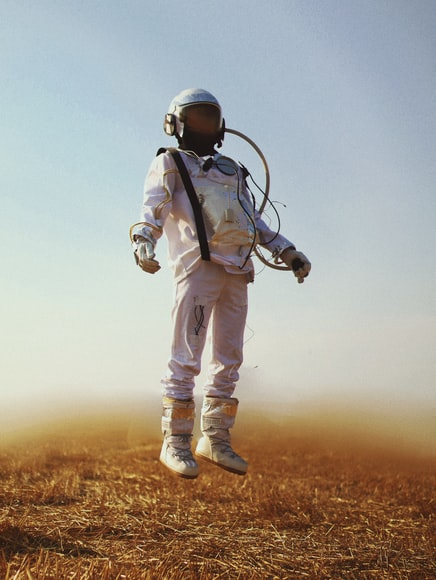
#> input picture astronaut.jpeg, 436 x 580 px
$ jupyter execute index.ipynb
#> lines starting #> are read from the running program, lines starting #| are printed output that depends on the picture; after the words box and inside, x2 and y2 are one past the last pixel; in counts of white or black regions, pixels touching at a corner belong together
[cell 1]
import numpy as np
from skimage import io, color, img_as_ubyte, data
from matplotlib import pyplot as plt

### Image Bit Slicing Plane
---
* Read and display image to operate on
* Next we convert the image to its grayscale version so that each pixel can correspond to its image plane.
For instance a pixel value of `128` will correspond 8 bits string `10000000`

[cell 2]
img = io.imread('./astronaut.jpeg')
#> img is the input picture: shape (580, 436, 3); mean R, G, B 165.5, 158.3, 148.2
img_gray = color.rgb2gray(img)
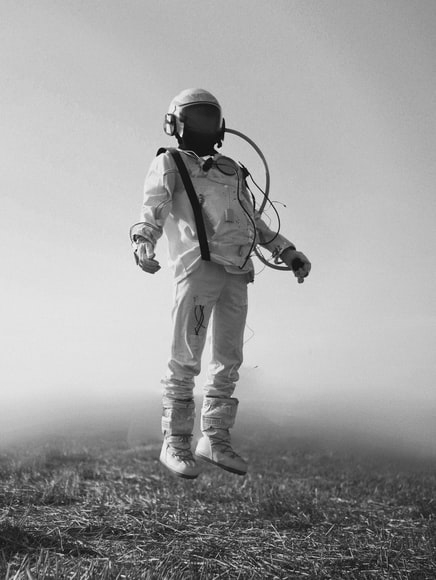
#> img_gray: shape (580, 436) float64; min 0, max 0.992, mean 0.624
img_gray = img_as_ubyte(img_gray)

fig,ax = plt.subplots(1,2, figsize=(14,7))

ax[0].imshow(img);
ax[0].set_title('Original Image')
ax[0].axis('off')

ax[1].imshow(img_gray,cmap='gray')
ax[1].set_title('Grayscale version');
ax[1].axis('off')

fig.savefig('output/img_a',bbox_inches='tight')
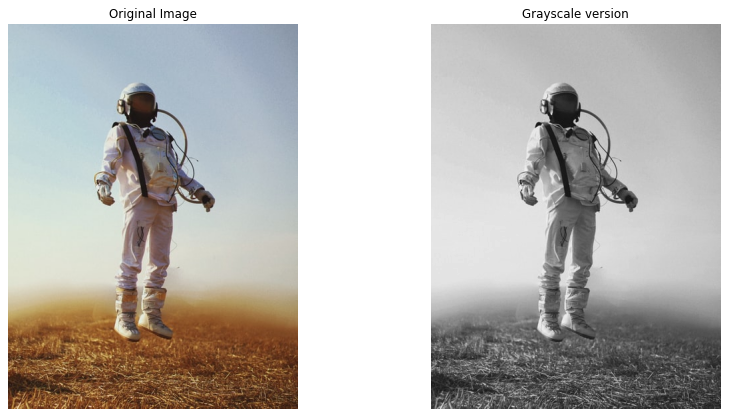
#> figure drawn by matplotlib, 2 panels

[cell 3]
# helpers
#  1
def convert_pixel_to_bits(pixel):
    binary = [int(x) for x in bin(pixel)[2:] ]

    # extend binary to match 8 bit
    for size in range(8-len(binary)):
        binary.append(0)

    return binary


# 2
planes = [np.zeros(img_gray.shape) for i in range(8) ]

#
for i in range(img_gray.shape[0]):
    for j in range(img_gray.shape[1]):
        pixel = img_gray[i,j]
        bits = convert_pixel_to_bits(pixel)


        # update each plane
        for idx in range(len(bits)):
            planes[idx][i,j] = bits[idx]


# dipslay results
fig,ax = plt.subplots(2,4,figsize=(30,10))

idx = 0
for i in range(2):
    for j in range(4):
        ax[i,j].imshow(planes[idx], cmap='gray')
        ax[i,j].set_title('Plane {}'.format(idx))
        ax[i,j].axis('off')

        idx += 1

fig.savefig('output/img_b',bbox_inches='tight')
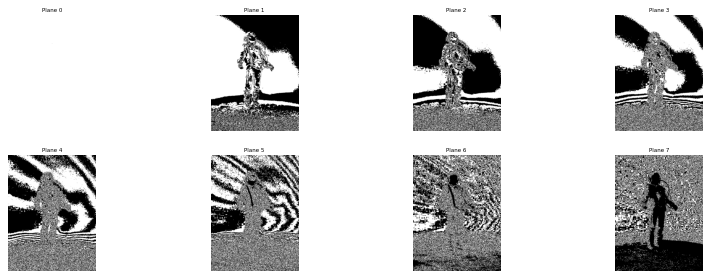
#> figure drawn by matplotlib, 8 panels

----
To approximate the grayscale version, we sum up few bit planes and show the results below

---

[cell 4]
img2 = np.zeros(img_gray.shape)

for idx in [1,2,5,6,7]:
    img2 = img2 + planes[idx]
#> this loop made 5 passes
#> pass 1, `img2 = img2 + planes[idx]`:
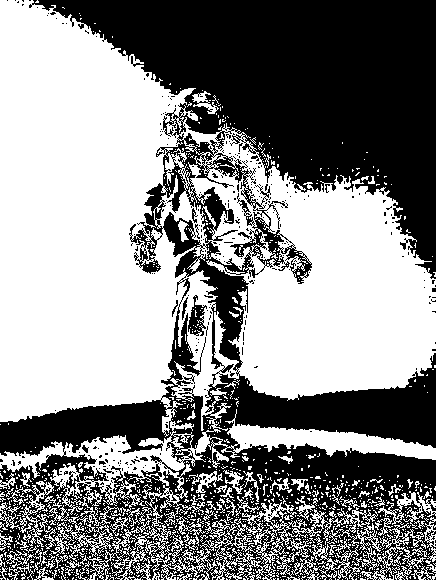
#> img2: shape (580, 436) float64; values 0 (black) and 1 (white), 53.8% white; 337 black regions (324 under 20 px), largest, box (x1, y1, x2, y2) and area: (0, 0, 436, 580) 115273, (188, 295, 207, 336) 377, (182, 297, 188, 320) 56
#> pass 2, `img2 = img2 + planes[idx]`:
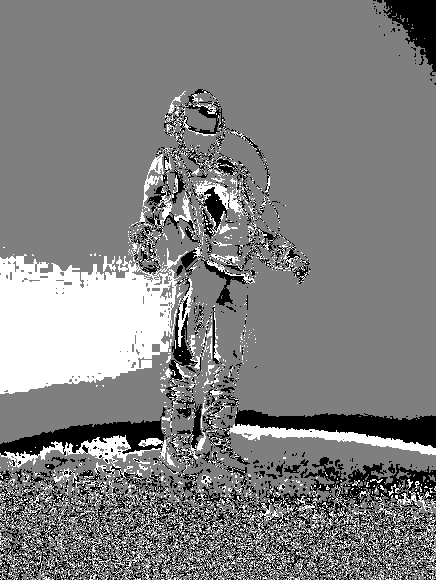
#> img2: shape (580, 436) float64; min 0, max 2, mean 1.01; drawn with min black and max white
#> pass 3, `img2 = img2 + planes[idx]`:
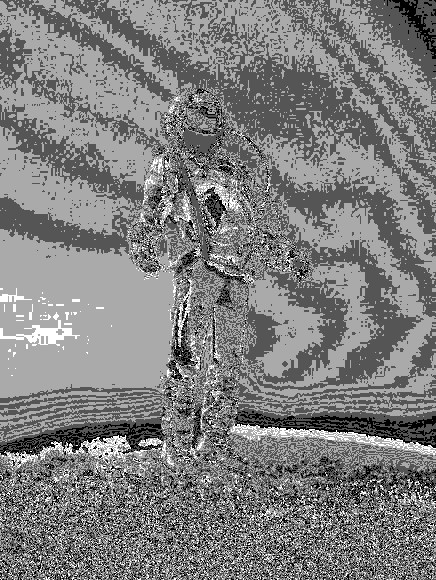
#> img2: shape (580, 436) float64; min 0, max 3, mean 1.5; drawn with min black and max white
#> after the loop:
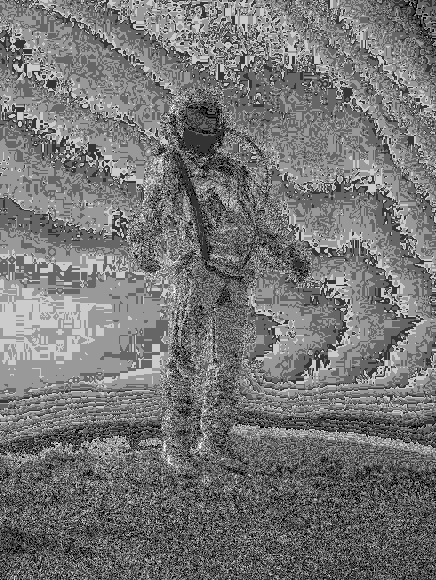
#> img2: shape (580, 436) float64; min 0, max 5, mean 2.3; drawn with min black and max white

fig,ax = plt.subplots(1,2,figsize=(12,10))

ax[0].imshow(img_gray, cmap='gray')
ax[0].set_title('Original grayscale')
ax[0].axis('off')

ax[1].imshow(img2, cmap='gray')
ax[1].set_title('Approximation')
ax[1].axis('off');

fig.savefig('output/img_c',bbox_inches='tight')
